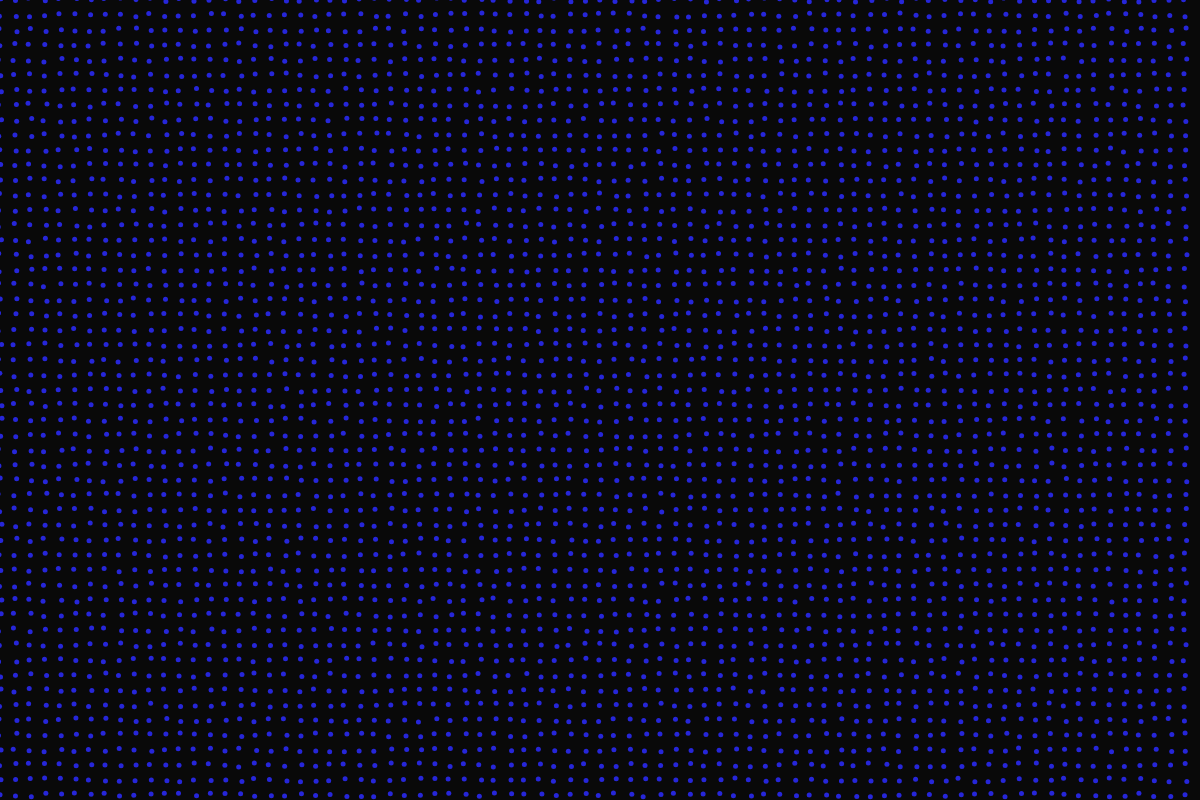
Frame 1 (no input)
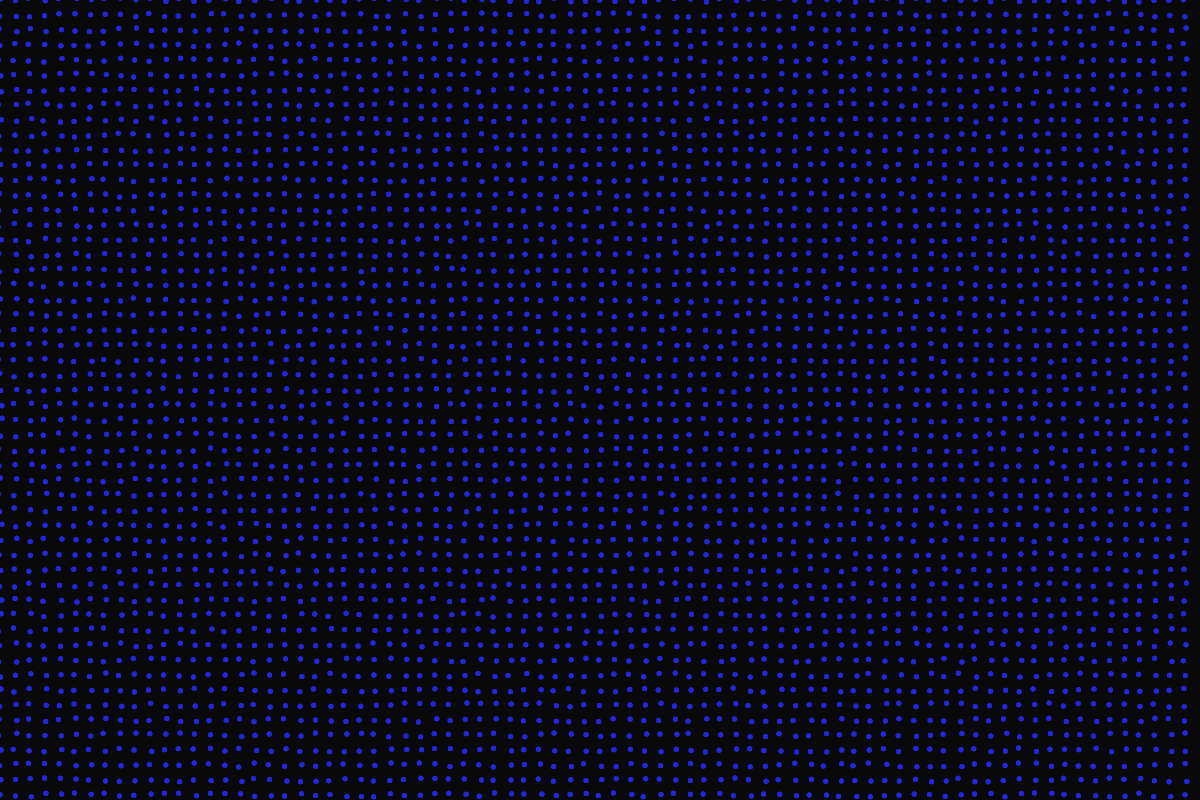
Frame 60 (no input)
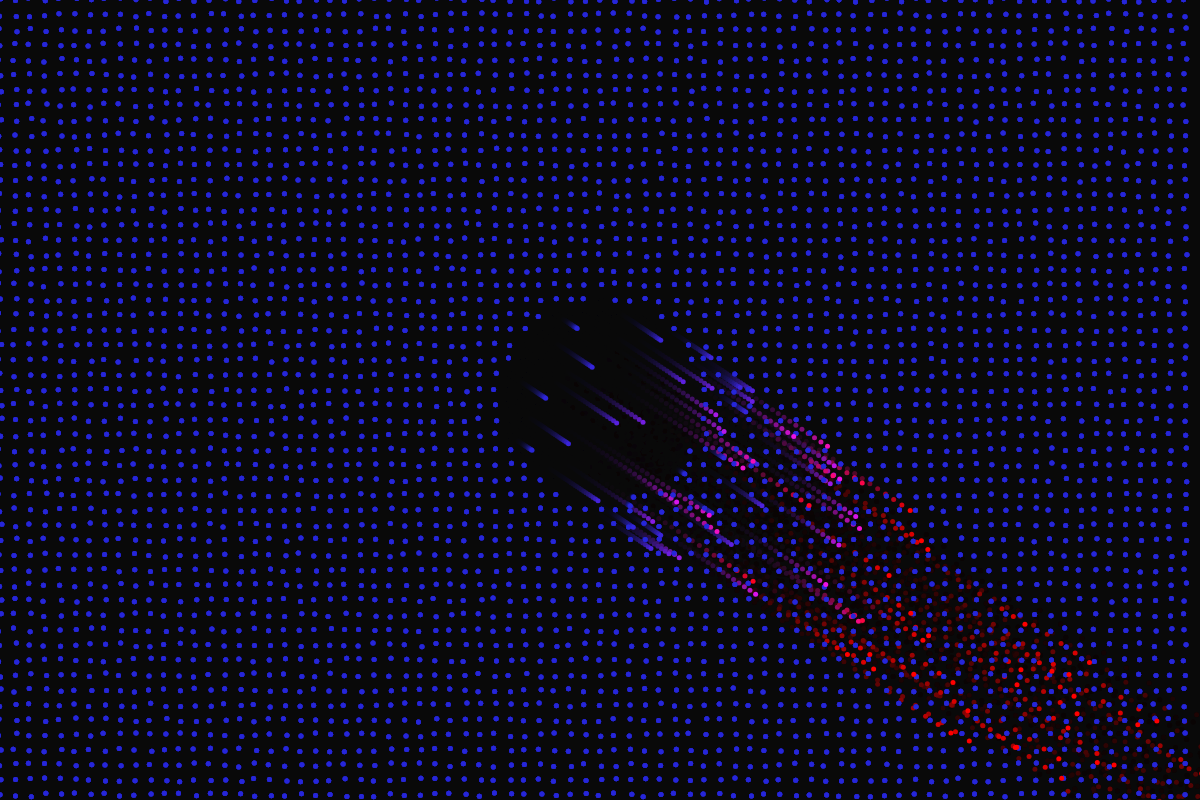
Frame 120 (the mouse pressed at the canvas centre since frame 60)

The p5.js sketch that drew these frames (run headless with seeded random() and noise() and a simulated clock; from frame 60 on, the mouse is pressed at the canvas centre):

// p5.js sketch
// ── sketch.js
class Particle {
    constructor(pos, vel, mass) {
        this.pos = pos
        this.vel = vel
        this.mass = mass
        this.acc = createVector(0, 0)
        this.netForce = createVector(0, 0)
        // this.age = 0
    }

    applyForce(force) {
        this.netForce.add(force)
    }

    update() {
        this.acc = this.netForce.copy().div(this.mass)
        this.vel.add(this.acc)
        this.pos.add(this.vel)
        // this.age++
    }

    draw() {
        const ms = this.vel.magSq()
        fill(
            map(ms, 0, 100, 240, 360, true),
            map(ms, 0, 100, 70, 100, true),
            50
        )
        ellipse(this.pos.x, this.pos.y, 5)
    }
}

const MAXDIST = 100

let emitter
let particles = []
function setup() {
    createCanvas(1200, 800)
    background(10)
    // emitter = new Emitter(createVector(winMouseX, winMouseY), 100)
    for (let x = 0; x < width; x += 15) {
        for (let y = 0; y < height; y += 15) {
            particles.push(new Particle(createVector(x + random(-2, 2), y + random(-2, 2)), createVector(0, 0), random(0.5, 10)))
        }
    }
    noStroke()
    frameRate(144)
}

let lastMX
let lastMY
function draw() {
    colorMode(RGB, 255)
    background(10, 40)

    colorMode(HSL)

    for (let i = particles.length - 1; i >= 0; i--) {
        const thisParticle = particles[i]
        thisParticle.update()
        thisParticle.draw()

        if (thisParticle.pos.x < -10 || thisParticle.pos.x > width + 10 || thisParticle.pos.y < -10 || thisParticle.pos.y > height + 10) {
            particles.splice(i, 1)
        }
    }

    mouseVel = createVector( //in pixels per second
        frameRate() * (mouseX - lastMX),
        frameRate() * (mouseY - lastMY)
    )

    for (let i = 0; i < particles.length; i++) {
        const thisParticle = particles[i]
        const distToMouse = thisParticle.pos.dist(createVector(mouseX, mouseY))
        if (distToMouse < MAXDIST) {
            thisParticle.applyForce(
                mouseVel.copy().mult(0.0001).mult(1 - (distToMouse / MAXDIST))
            )
        }
    }

    lastMX = mouseX
    lastMY = mouseY
}

function keyPressed() {
    if (keyCode == 82) {
        particles = []
        for (let x = 0; x < width; x += 15) {
            for (let y = 0; y < height; y += 15) {
                particles.push(new Particle(createVector(x + random(-2, 2), y + random(-2, 2)), createVector(0, 0), random(0.5, 10)))
            }
        }
    }
}
